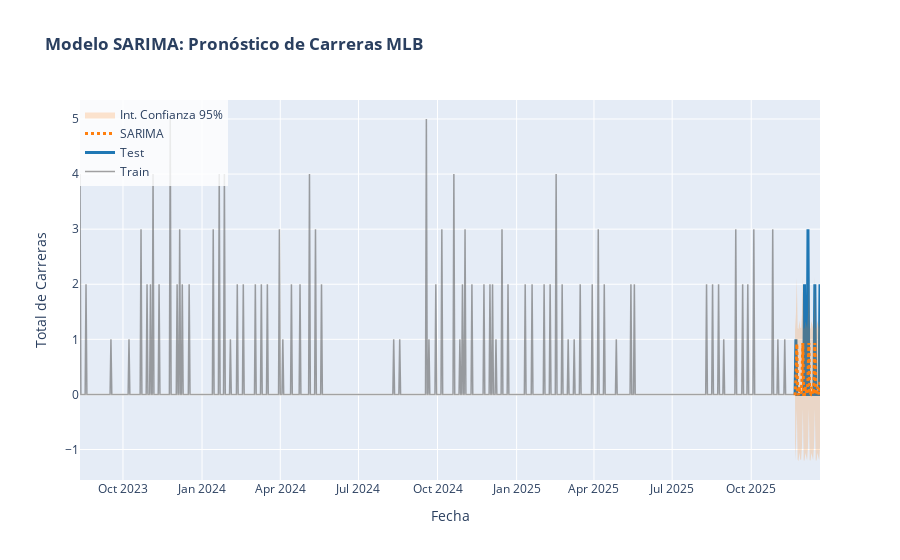

The notebook cell this image was saved under:
### Code cell
# Grafica
fig = go.Figure()

# Train
fig.add_trace(go.Scatter(
    x=train.index, y=train,
    mode='lines',
    name='Train',
    line=dict(color='rgba(100, 100, 100, 0.6)', width=1.5)
))

# Test
fig.add_trace(go.Scatter(
    x=test.index, y=test,
    name='Test',
    line=dict(color='#1f77b4', width=3),
    marker=dict(size=6)
))

# Forecast
fig.add_trace(go.Scatter(
    x=test.index, y=forecast_vals,
    name='SARIMA',
    line=dict(color='#ff7f0e', width=3, dash='dot')
))

# Intervalos de Confianza
fig.add_trace(go.Scatter(
    x=conf_int.index, y=conf_int.iloc[:, 0],
    mode='lines', line=dict(width=0), showlegend=False, hoverinfo='skip'
))
fig.add_trace(go.Scatter(
    x=conf_int.index, y=conf_int.iloc[:, 1],
    mode='lines', line=dict(width=0), fill='tonexty',
    fillcolor='rgba(255, 127, 14, 0.2)',
    name='Int. Confianza 95%', hoverinfo='skip'
))

# Titulos
fig.update_layout(
    title=f'<b>Modelo SARIMA: Pronóstico de Carreras MLB</b><br><sup>',
    xaxis_title='Fecha',
    yaxis_title='Total de Carreras',
    legend=dict(x=0, y=1, bgcolor='rgba(255,255,255,0.8)'),
    hovermode="x unified"
)

fig.show()
